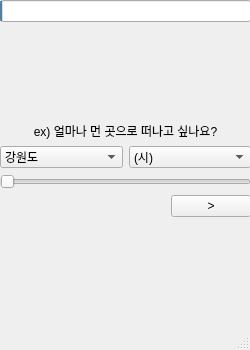
<?xml version="1.0" encoding="UTF-8"?>
<ui version="4.0">
 <class>MainWindow</class>
 <widget class="QMainWindow" name="MainWindow">
  <property name="geometry">
   <rect>
    <x>0</x>
    <y>0</y>
    <width>250</width>
    <height>350</height>
   </rect>
  </property>
  <property name="windowTitle">
   <string>MainWindow</string>
  </property>
  <widget class="QWidget" name="centralwidget">
   <widget class="QWidget" name="verticalLayoutWidget">
    <property name="geometry">
     <rect>
      <x>0</x>
      <y>0</y>
      <width>251</width>
      <height>311</height>
     </rect>
    </property>
    <layout class="QVBoxLayout" name="verticalLayout">
     <item>
      <widget class="QProgressBar" name="progressBar">
       <property name="value">
        <number>1</number>
       </property>
       <property name="alignment">
        <set>Qt::AlignCenter</set>
       </property>
       <property name="textVisible">
        <bool>false</bool>
       </property>
       <property name="orientation">
        <enum>Qt::Horizontal</enum>
       </property>
       <property name="invertedAppearance">
        <bool>false</bool>
       </property>
      </widget>
     </item>
     <item>
      <spacer name="verticalSpacer_4">
       <property name="orientation">
        <enum>Qt::Vertical</enum>
       </property>
       <property name="sizeHint" stdset="0">
        <size>
         <width>20</width>
         <height>40</height>
        </size>
       </property>
      </spacer>
     </item>
     <item>
      <widget class="QLabel" name="question">
       <property name="text">
        <string>ex) 얼마나 먼 곳으로 떠나고 싶나요?</string>
       </property>
       <property name="alignment">
        <set>Qt::AlignCenter</set>
       </property>
      </widget>
     </item>
     <item>
      <layout class="QHBoxLayout" name="horizontalLayout_2">
       <item>
        <widget class="QComboBox" name="comboBox_2">
         <property name="font">
          <font>
           <weight>50</weight>
           <bold>false</bold>
           <strikeout>false</strikeout>
          </font>
         </property>
         <property name="layoutDirection">
          <enum>Qt::LeftToRight</enum>
         </property>
         <property name="autoFillBackground">
          <bool>false</bool>
         </property>
         <item>
          <property name="text">
           <string>강원도</string>
          </property>
         </item>
         <item>
          <property name="text">
           <string>경기도</string>
          </property>
         </item>
         <item>
          <property name="text">
           <string>경상남도</string>
          </property>
         </item>
         <item>
          <property name="text">
           <string>경상북도</string>
          </property>
         </item>
         <item>
          <property name="text">
           <string>광주광역시</string>
          </property>
         </item>
         <item>
          <property name="text">
           <string>대구광역시</string>
          </property>
         </item>
         <item>
          <property name="text">
           <string>대전광역시</string>
          </property>
         </item>
         <item>
          <property name="text">
           <string>부천광역시</string>
          </property>
         </item>
         <item>
          <property name="text">
           <string>울산광역시</string>
          </property>
         </item>
         <item>
          <property name="text">
           <string>인천광역시</string>
          </property>
         </item>
         <item>
          <property name="text">
           <string>서울특별시</string>
          </property>
         </item>
         <item>
          <property name="text">
           <string>세종특별자치시</string>
          </property>
         </item>
         <item>
          <property name="text">
           <string>전라남도</string>
          </property>
         </item>
         <item>
          <property name="text">
           <string>전라북도</string>
          </property>
         </item>
         <item>
          <property name="text">
           <string>제주특별자치도</string>
          </property>
         </item>
         <item>
          <property name="text">
           <string>충청남도</string>
          </property>
         </item>
         <item>
          <property name="text">
           <string>충청북도</string>
          </property>
         </item>
        </widget>
       </item>
       <item>
        <widget class="QComboBox" name="comboBox">
         <property name="font">
          <font>
           <weight>50</weight>
           <bold>false</bold>
           <strikeout>false</strikeout>
          </font>
         </property>
         <property name="layoutDirection">
          <enum>Qt::LeftToRight</enum>
         </property>
         <property name="autoFillBackground">
          <bool>false</bool>
         </property>
         <item>
          <property name="text">
           <string>(시)</string>
          </property>
         </item>
        </widget>
       </item>
      </layout>
     </item>
     <item>
      <widget class="QSlider" name="horizontalSlider">
       <property name="maximum">
        <number>10</number>
       </property>
       <property name="orientation">
        <enum>Qt::Horizontal</enum>
       </property>
      </widget>
     </item>
     <item>
      <layout class="QHBoxLayout" name="horizontalLayout_3">
       <item>
        <spacer name="horizontalSpacer_3">
         <property name="orientation">
          <enum>Qt::Horizontal</enum>
         </property>
         <property name="sizeHint" stdset="0">
          <size>
           <width>40</width>
           <height>20</height>
          </size>
         </property>
        </spacer>
       </item>
       <item>
        <spacer name="horizontalSpacer">
         <property name="orientation">
          <enum>Qt::Horizontal</enum>
         </property>
         <property name="sizeHint" stdset="0">
          <size>
           <width>40</width>
           <height>20</height>
          </size>
         </property>
        </spacer>
       </item>
       <item>
        <widget class="QPushButton" name="pushButton_2">
         <property name="text">
          <string>&gt;</string>
         </property>
        </widget>
       </item>
      </layout>
     </item>
     <item>
      <spacer name="verticalSpacer_5">
       <property name="orientation">
        <enum>Qt::Vertical</enum>
       </property>
       <property name="sizeHint" stdset="0">
        <size>
         <width>20</width>
         <height>40</height>
        </size>
       </property>
      </spacer>
     </item>
    </layout>
   </widget>
  </widget>
  <widget class="QMenuBar" name="menubar">
   <property name="geometry">
    <rect>
     <x>0</x>
     <y>0</y>
     <width>250</width>
     <height>21</height>
    </rect>
   </property>
  </widget>
  <widget class="QStatusBar" name="statusbar"/>
 </widget>
 <resources/>
 <connections/>
</ui>
